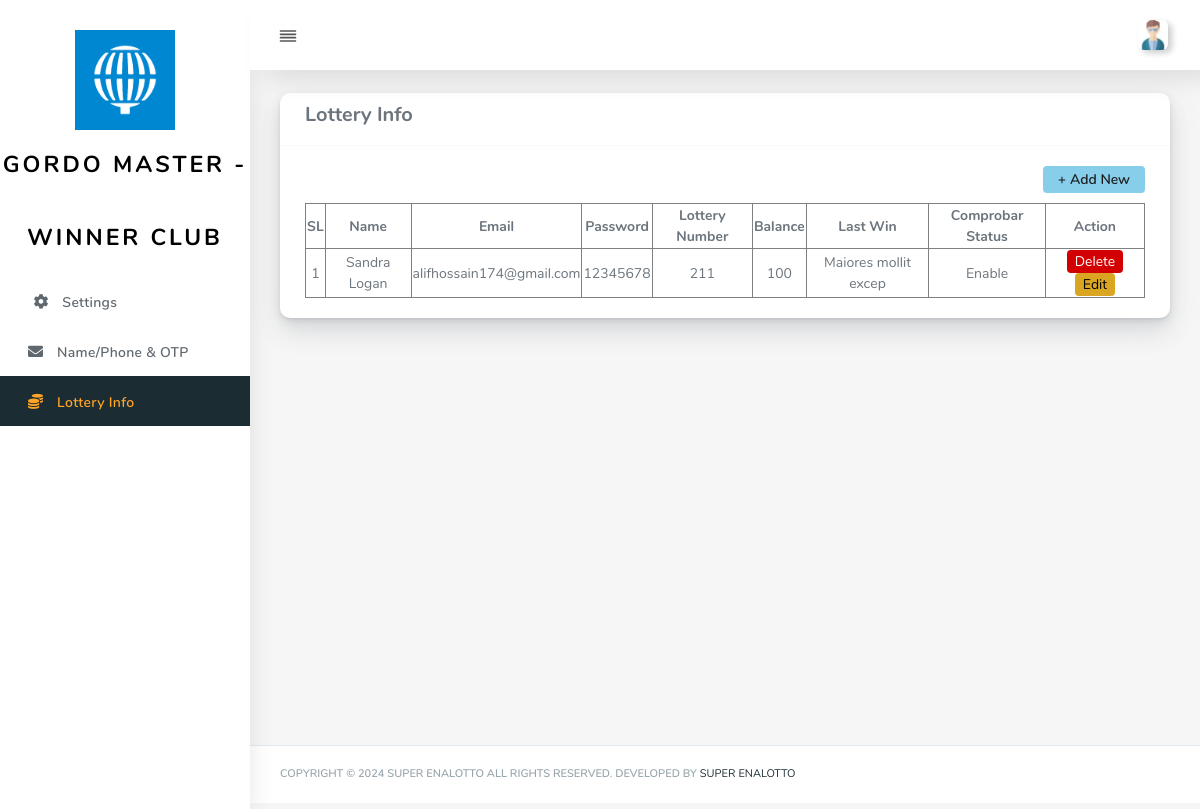
Screenshot of /lottery_info.php (signed in) with the database file from the repository.
### tables this page shows
CREATE TABLE `tbl_settings` (
  `id` int(11) NOT NULL,
  `app_name` varchar(255) NOT NULL,
  `name` varchar(255) NOT NULL,
  `time_limit` varchar(255) DEFAULT NULL,
  `access` tinyint(4) NOT NULL DEFAULT 0,
  `username` varchar(255) NOT NULL,
  `password` varchar(255) NOT NULL,
  `api_key` varchar(255) NOT NULL,
  `app_logo` text NOT NULL,
  `fcm_server_key` varchar(355) NOT NULL,
  `user_otp` varchar(5000) DEFAULT NULL,
  `header_title` varchar(6000) DEFAULT NULL,
  `variable_link` varchar(5000) DEFAULT NULL,
  `variable_image` text NOT NULL
);

CREATE TABLE `lottery_info` (
  `id` bigint(20) NOT NULL,
  `name` varchar(255) DEFAULT NULL,
  `email` varchar(255) DEFAULT NULL,
  `password` varchar(255) DEFAULT NULL,
  `lottery_number` varchar(255) DEFAULT NULL,
  `balance` double DEFAULT NULL,
  `last_win` varchar(255) DEFAULT NULL,
  `comprobar_status` tinyint(4) NOT NULL DEFAULT 0
);

### includes/data.php (called while the page is built, shortened)
<?php
function qSELECT($query, $object = NULL){
	global $mysqli;
	$result = mysqli_query($mysqli, $query);
	$return = [];
	if($result){
		$num = mysqli_num_rows($result);
		for ($i=0; $i<$num; $i++){
			if(!is_null($object)){
				$row = mysqli_fetch_object($result);
			}else{
				$row = mysqli_fetch_array($result);
			}
			$return[$i]=$row;
		}
	}
	return $return;
}
function getById($table, $id){
	$query = "SELECT * FROM ".$table." WHERE id=".$id." ";
	$result = qSELECT($query);
	if($result) return $result[0];
	else return $result;
}
?>

### lottery_info.php (the view, shortened to what this page needs)
<?php
    include "includes/header.php";
    include "includes/connection.php";
?>
<div class="main-content">
    <section class="section">
        <div class="section-body">
            <div class="row">
                <div class="col-lg-12">
                    <div class="card">
                        <div class="card-header">
                            <h5>Lottery Info</h5>
                        </div>
                        <div class="card-body">
                            <div style="text-align: right">
                                <a href="javascript:void(0)" id="showForm" class="add_new_btn">+ Add New</a>
                            </div>
                            <?php
                                $qry = "SELECT * FROM `lottery_info` ORDER BY id DESC";
                                $result = mysqli_query($mysqli, $qry);
                            ?>
                            <table style="width: 100%;" border="1" cellpadding="1">
                                <thead>
                                    <tr>
                                        <th style="text-align:center">SL</th>
                                        <th style="text-align:center">Name</th>
                                        <th style="text-align:center">Email</th>
                                        <th style="text-align:center">Password</th>
                                        <th style="text-align:center">Lottery Number</th>
                                        <th style="text-align:center">Balance</th>
                                        <th style="text-align:center">Last Win</th>
                                        <th style="text-align:center">Comprobar Status</th>
                                        <th style="text-align:center">Action</th>
                                    </tr>
                                </thead>
                                <tbody>
                                    <?php
                                    if(mysqli_num_rows($result) > 0) {
                                        $sl = 1;
                                        while($row = mysqli_fetch_assoc($result)) {
                                    ?>
                                    <tr>
                                        <td style="text-align:center"><?= $sl++; ?></td>
                                        <td style="text-align:center"><?= htmlspecialchars($row['name']); ?></td>
                                        <td style="text-align:center"><?= htmlspecialchars($row['email']); ?></td>
                                        <td style="text-align:center"><?= htmlspecialchars($row['password']); ?></td>
                                        <td style="text-align:center"><?= htmlspecialchars($row['lottery_number']); ?></td>
                                        <td style="text-align:center"><?= htmlspecialchars($row['balance']); ?></td>
                                        <td style="text-align:center"><?= htmlspecialchars($row['last_win']); ?></td>
                                        <td style="text-align:center"><?= $row['comprobar_status'] == 1 ? 'Enable' : 'Disable'; ?></td>
                                        <td style="text-align:center">
                                            <a href="?delete_id=<?= $row['id']; ?>" class="delete_btn" onclick="return confirm('Are you sure you want to delete this record?');">Delete</a>
                                            <a href="javascript:void(0)" class="editBtn" data-id="<?= $row['id']; ?>" data-name="<?= htmlspecialchars($row['name']); ?>" data-email="<?= htmlspecialchars($row['email']); ?>" data-password="<?= htmlspecialchars($row['password']); ?>" data-lottery_number="<?= htmlspecialchars($row['lottery_number']); ?>" data-balance="<?= htmlspecialchars($row['balance']); ?>" data-last_win="<?= htmlspecialchars($row['last_win']); ?>" data-comprobar_status="<?= $row['comprobar_status']; ?>">Edit</a>
                                        </td>
                                    </tr>
                                    <?php
                                        }
                                    } else {
                                        echo "<tr><td colspan='7' style='text-align:center'>No records found</td></tr>";
                                    }
                                    ?>
                                </tbody>
                            </table>
                        </div>
                    </div>
                </div>
            </div>
    </section>
</div>
<?php include "includes/footer.php";?>

### includes/header.php (shortened to what this page needs)
<?php
    include("includes/connection.php");
	$currentURL = $_SERVER["SCRIPT_NAME"];
    $parts = Explode('/', $currentURL);
    $currentURL = $parts[count($parts) - 1];
    include("includes/data.php");
    $settings = getById("tbl_settings","1");?>
<!DOCTYPE html>
<html lang="en">
<head>
  <link rel="stylesheet" href="assets/css/app.min.css">
  <link rel="stylesheet" href="assets/bundles/datatables/datatables.min.css">
  <link rel="stylesheet" href="assets/bundles/datatables/DataTables-1.10.16/css/dataTables.bootstrap4.min.css">
  <link rel="stylesheet" href="assets/bundles/bootstrap-daterangepicker/daterangepicker.css">
  <link rel="stylesheet" href="assets/bundles/bootstrap-colorpicker/dist/css/bootstrap-colorpicker.min.css">
  <link rel="stylesheet" href="assets/bundles/select2/dist/css/select2.min.css">
  <link rel="stylesheet" href="assets/bundles/jquery-selectric/selectric.css">
  <link rel="stylesheet" href="assets/bundles/bootstrap-timepicker/css/bootstrap-timepicker.min.css">
  <link rel="stylesheet" href="assets/bundles/bootstrap-tagsinput/dist/bootstrap-tagsinput.css">
  <link rel="stylesheet" href="assets/bundles/summernote/summernote-bs4.css">
  <link rel="stylesheet" href="assets/bundles/codemirror/lib/codemirror.css">
  <link rel="stylesheet" href="assets/bundles/codemirror/theme/duotone-dark.css">
  <link rel="stylesheet" href="assets/bundles/chocolat/dist/css/chocolat.css">
  <link rel="stylesheet" href="assets/bundles/pretty-checkbox/pretty-checkbox.min.css">
  <link rel="stylesheet" href="assets/css/style.css">
  <link rel="stylesheet" href="assets/css/components.css">
  <link rel="stylesheet" href="assets/css/custom.css">
</head>
<body>
  <div id="app">
    <div class="main-wrapper main-wrapper-1">
      <div class="navbar-bg"></div>
      <nav class="navbar navbar-expand-lg main-navbar sticky">
        <div class="form-inline mr-auto">
          <ul class="navbar-nav mr-3">
            <li><a href="#settings" data-toggle="sidebar" class="nav-link nav-link-lg
									collapse-btn"> <i data-feather="align-justify"></i></a></li>
          </ul>
        </div>
        <ul class="navbar-nav navbar-right">
          <li class="dropdown"><a href="#settings" data-toggle="dropdown"
              class="nav-link dropdown-toggle nav-link-lg nav-link-user"> <img alt="image" src="assets/img/user2.png"
                class="user-img-radious-style"> <span class="d-sm-none d-lg-inline-block"></span></a>
          </li>
        </ul>
      </nav>
      <div class="main-sidebar sidebar-style-2">
        <aside id="sidebar-wrapper">
          <div class="sidebar-brand">
            <a href="settings.php">
              <img alt="image" src="images/<?php echo $settings['app_logo']?>" class="header-logo" />
              <br>
              <span class="logo-name.php"><?php echo $settings['app_name']?></span>
            </a>
          </div>
          <ul class="sidebar-menu">
            <li <?php if($currentURL=="settings.php"){?>class="active" <?php }?>> <a href="settings.php"
                class="nav-link"><i class="fa fa-cog" aria-hidden="true"></i><span>Settings</span></a>
            </li>
            <li <?php if($currentURL=="home.php"){?>class="active" <?php }?>> <a href="home.php" class="nav-link"><i
                  class="fas fa-envelope" aria-hidden="true"></i><span>Name/Phone & OTP</span></a>
            </li>
            <li <?php if($currentURL=="lottery_info.php"){?>class="active" <?php }?>> <a href="lottery_info.php" class="nav-link"><i
                  class="fas fa-coins" aria-hidden="true"></i><span>Lottery Info</span></a>
            </li>
          </ul>
        </aside>
      </div>

### lottery_info.php (style rules this page uses)
.add_new_btn { display: inline-block; padding: 3px 15px; background: skyblue; border-radius: 4px; margin-bottom: 10px; color: #1e1e1e !important; font-weight: 600 !important; }
a.delete_btn { display: inline-block; background: #d20000; color: white; padding: 1px 8px; border-radius: 4px; }
a.editBtn { display: inline-block; padding: 1px 8px; background: goldenrod; color: black; border-radius: 4px; }

### rows the page displays
tbl_settings: app_logo (picture), app_name "GORDO MASTER - WINNER CLUB"
lottery_info: name "Sandra Logan", email "alifhossain174@gmail.com", password "12345678", lottery_number "211", balance "100", last_win "Maiores mollit excep", comprobar_status "Enable"
